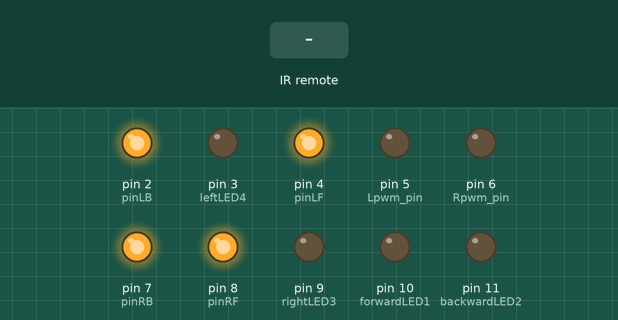
Simulated run of this sketch. Board: Arduino Uno, built with avr-gcc and run on an emulated ATmega328P. On the bench: output pins drawn as LEDs (lit = HIGH). The test bench sets the inputs (shaded band).

Above: at 1.2 s.
1.3 s: infrared code 0x00FF629D received
At 2.0 s:
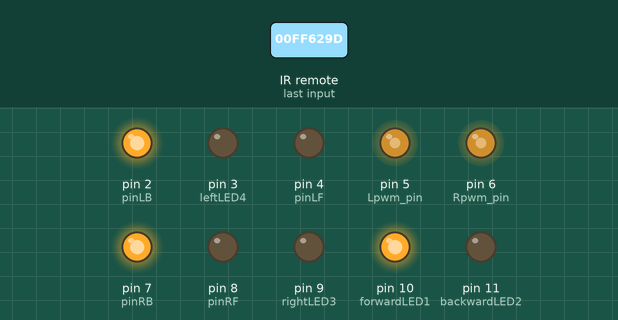
2.8 s: infrared code 0x00FFA857 received
At 3.1 s:
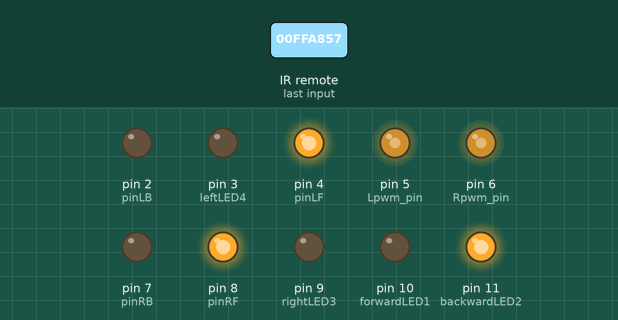
4.3 s: infrared code 0x00FF22DD received
At 5.5 s:
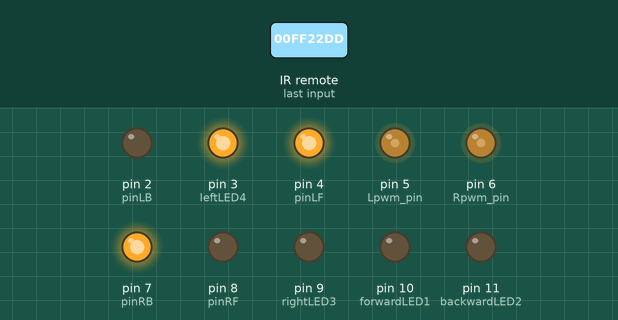
5.8 s: infrared code 0x00FFC23D received
At 6.6 s:
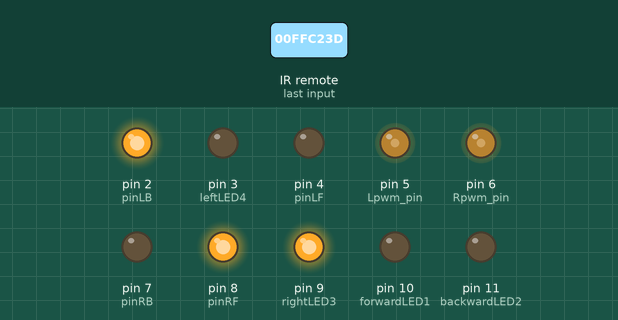
7.3 s: infrared code 0x00FF02FD received
At 7.7 s:
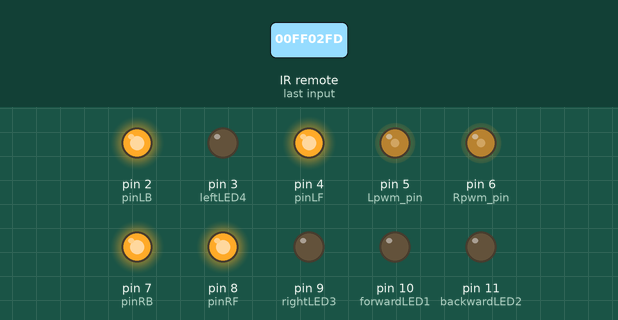
Timing chart, 0 to 9.8 s (numbered marks = the images above; inputs shaded):
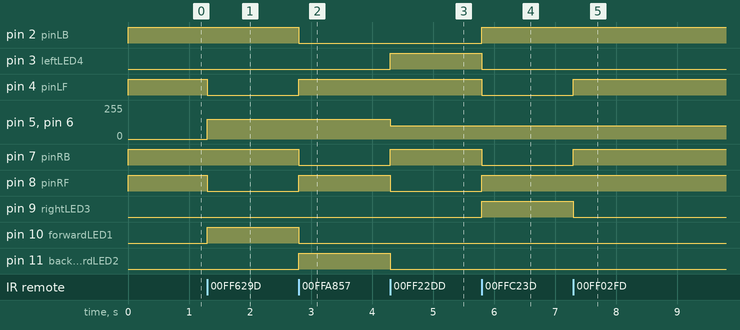

Measured:
- after the input at 1.3 s, pin 4 (pinLF), pin 8 (pinRF): HIGH → LOW at once; pin 5 (Lpwm_pin), pin 6 (Rpwm_pin): 0/255 → 150/255 at once; pin 10 (forwardLED1): LOW → HIGH at once
- after the input at 2.8 s, pin 2 (pinLB), pin 7 (pinRB), pin 10 (forwardLED1): HIGH → LOW at once; pin 4 (pinLF), pin 8 (pinRF), pin 11 (backwardLED2): LOW → HIGH at once
- after the input at 4.3 s, pin 3 (leftLED4), pin 7 (pinRB): LOW → HIGH at once; pin 5 (Lpwm_pin), pin 6 (Rpwm_pin): 150/255 → 100/255 at once; pin 8 (pinRF), pin 11 (backwardLED2): HIGH → LOW at once
- after the input at 5.8 s, pin 2 (pinLB), pin 8 (pinRF), pin 9 (rightLED3): LOW → HIGH at once; pin 3 (leftLED4), pin 4 (pinLF), pin 7 (pinRB): HIGH → LOW at once
- after the input at 7.3 s, pin 4 (pinLF), pin 7 (pinRB): LOW → HIGH at once; pin 9 (rightLED3): HIGH → LOW at once

The sketch:

IR_Remote_Control_Car.ino
```cpp
#include <IRremote.h>
int RECV_PIN = 12;
IRrecv irrecv(RECV_PIN);
decode_results results;
#define IR_Go      0x00ff629d
#define IR_Back    0x00ffa857
#define IR_Left    0x00ff22dd
#define IR_Right   0x00ffc23d
#define IR_Stop    0x00ff02fd
#define IR_ESC     0x00ff52ad
#define Lpwm_pin  5
#define Rpwm_pin  6
int pinLB=2;
int pinLF=4;
int pinRB=7;
int pinRF=8;
const int forwardLED1 = 10;
const int backwardLED2 = 11;
const int rightLED3 = 9;
const int leftLED4 = 3;

void go_forward(unsigned char speed_val)
    {digitalWrite(forwardLED1, HIGH);
     digitalWrite(backwardLED2, LOW);
     digitalWrite(rightLED3, LOW);
     digitalWrite(leftLED4, LOW);

     digitalWrite(pinRB,HIGH);
     digitalWrite(pinRF,LOW);
     digitalWrite(pinLB,HIGH);
     digitalWrite(pinLF,LOW);
     analogWrite(Lpwm_pin,speed_val);
     analogWrite(Rpwm_pin,speed_val);


    }

void go_backward(unsigned char speed_val)
    { digitalWrite(backwardLED2, HIGH);
      digitalWrite(forwardLED1, LOW);
      digitalWrite(rightLED3, LOW);
      digitalWrite(leftLED4, LOW);

     digitalWrite(pinRB,LOW);
     digitalWrite(pinRF,HIGH);
     digitalWrite(pinLB,LOW);
     digitalWrite(pinLF,HIGH);
     analogWrite(Lpwm_pin,speed_val);
     analogWrite(Rpwm_pin,speed_val);

    }

void rotate_left(unsigned char speed_val)
    {digitalWrite(leftLED4, HIGH);
     digitalWrite(rightLED3, LOW);
     digitalWrite(forwardLED1, LOW);
     digitalWrite(backwardLED2, LOW);


     digitalWrite(pinRB,HIGH);
     digitalWrite(pinRF,LOW );
     digitalWrite(pinLB,LOW);
     digitalWrite(pinLF,HIGH);
     analogWrite(Lpwm_pin,speed_val);
     analogWrite(Rpwm_pin,speed_val);

    }
void rotate_right(unsigned char speed_val)
    {digitalWrite(rightLED3, HIGH);
     digitalWrite(leftLED4, LOW);
     digitalWrite(forwardLED1, LOW);
     digitalWrite(backwardLED2, LOW);


     digitalWrite(pinRB,LOW);
     digitalWrite(pinRF,HIGH);
     digitalWrite(pinLB,HIGH);
     digitalWrite(pinLF,LOW);
     analogWrite(Lpwm_pin,speed_val);
     analogWrite(Rpwm_pin,speed_val);


    }
void stopp()
    {digitalWrite(forwardLED1, LOW);
     digitalWrite(backwardLED2, LOW);
     digitalWrite(rightLED3, LOW);
     digitalWrite(leftLED4, LOW);

     digitalWrite(pinRB,HIGH);
     digitalWrite(pinRF,HIGH);
     digitalWrite(pinLB,HIGH);
     digitalWrite(pinLF,HIGH);

    }

void IR_Control(void)
{
   unsigned long Key;
   if(irrecv.decode(&results))
 {
     Key = results.value;
    switch(Key)
     {
       case IR_Go:go_forward(150);
       break;
       case IR_Back:go_backward(150);
       break;
       case IR_Left:rotate_left(100);
       break;
       case IR_Right:rotate_right(100);
       break;
       case IR_Stop:stopp();
       break;
       default:
       break;
     }
     irrecv.resume();
    }

}
void setup()
{
   pinMode(pinLB,OUTPUT);
   pinMode(pinLF,OUTPUT);
   pinMode(pinRB,OUTPUT);
   pinMode(pinRF,OUTPUT);
   pinMode(Lpwm_pin,OUTPUT);
   pinMode(Rpwm_pin,OUTPUT);
   pinMode(forwardLED1, OUTPUT);
   pinMode(backwardLED2, OUTPUT);
   pinMode(rightLED3, OUTPUT);
   pinMode(leftLED4, OUTPUT);

   irrecv.enableIRIn();
   Serial.begin(9600);
   stopp();
}
void loop()
{

   IR_Control();

}
```
